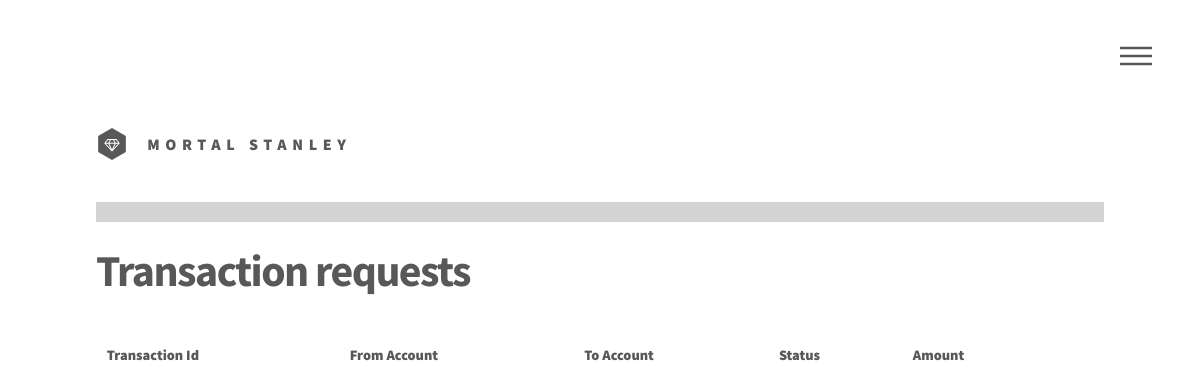
Before: /approve_transaction_employee/ (signed in) with the older database file.
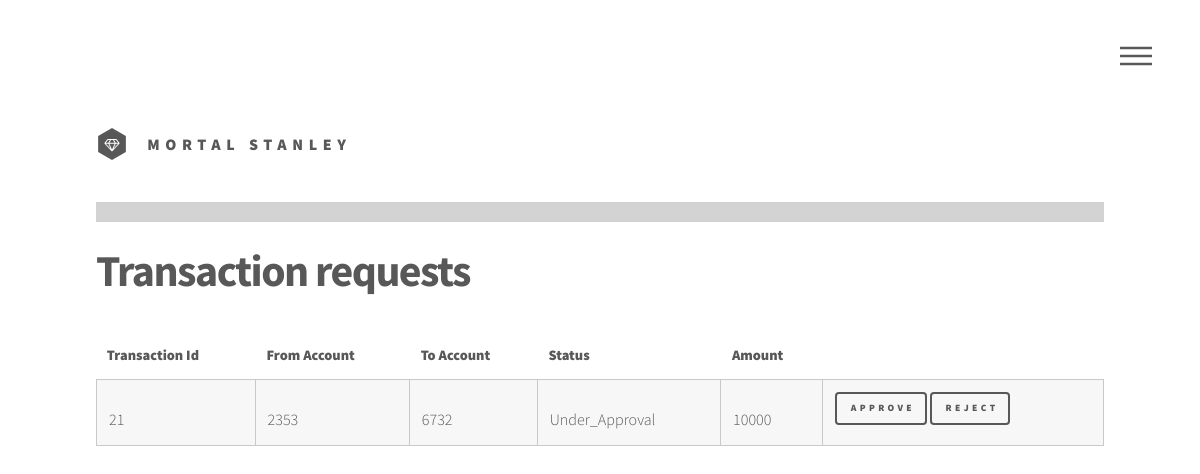
After: the same page with the newer database file.
### BankingSystem/models.py (models this page shows, shortened)
class Transactions(models.Model):
	TYPE_CREDIT = 0
	TYPE_DEBIT = 1
	TYPE_TRANSACTION = 2
	CRITICAL_LIMIT = 10000
	STATUS = (
		('C', "OTP_or_Payment_stage"),
		('A', "Under_Approval"),
		('P', "Processed"),
		('R', "Rejected"),
		('I', "Insufficient_Funds"),
		('E', "Error"),
	)
	employee = models.ForeignKey(Profile, null=True, blank=True, on_delete=SET_NULL)
	from_account = models.ForeignKey(Account, related_name="from_account", null=True, on_delete=SET_NULL, blank=True)
	to_account = models.ForeignKey(Account, related_name="to_account", null=True, on_delete=SET_NULL, blank=True)
	amount = models.IntegerField(default=0)
	status = models.CharField(max_length=1, choices=STATUS)
	is_cash = models.BooleanField()
	creation_time = models.DateTimeField(auto_now_add=True)
	last_changed_time = models.DateTimeField(auto_now=True)
	def __str__(self):
		from_account = "Cash" if not self.from_account else str(self.from_account.number)
		to_account = "Cash" if not self.to_account else str(self.to_account.number)
		return str(self.id) + " " + from_account + " " + to_account + "  " + str(
			self.amount) + " " + self.get_status_display()
	def __init__(self, *args, **kwargs):
		super(Transactions, self).__init__(*args, **kwargs)

### BankingSystem/employee_views.py (the view)
# urls.py: url(r'^approve_transaction_employee/', employee_views.approve_transaction_employee,
@login_required()
@permission_required('BankingSystem.employee_operations', raise_exception=True)
def approve_transaction_employee(request):
	fields = {
		'redirect_info': do_get(request.GET, 'info'),  # Like already logged in
		'redirect_success': do_get(request.GET, 'success'),  # Like login successful
		'redirect_error': do_get(request.GET, 'error'),  # Generic site error
		'username': request.user.username,
		'transactions': map(lambda x: str(x).split(), list(request.user.profile.transactions_set.all())),
		'has_perm_employee_operations': request.user.has_perm('BankingSystem.employee_operations'),
	}
	return render(request, 'approve_transaction_employee.html', fields)

### BankingSystem/utils.py (called while the page is built)
def do_get(request, param):
	if param in request:
		return request[param]
	return ""

### BankingSystem/templates/approve_transaction_employee.html (shortened to what this page needs)
{% extends "base.html" %}
{% block content %}
    <h1>Transaction requests</h1>
    <section>
        <div class="12u$">
            <div class="table-wrapper 12u$">
                <table class="alt">
                    <thead>
                    <tr>
                        <th>Transaction Id</th>
                        <th>From Account</th>
                        <th>To Account</th>
                        <th>Status</th>
                        <th>Amount</th>
                        <th></th>
                    </tr>
                    </thead>
                    <tbody>
                    {% for i in transactions%}
                        {% if i.4 == 'Under_Approval' %}
                            <tr>
                                <td>{{i.0}}</td>
                                <td>{{i.1}}</td>
                                <td>{{i.2}}</td>
                                <td>{{i.4}}</td>
                                <td>{{i.3}}</td>
                                <td><a href="{% url 'approve_transaction_id' i.0 %}" class="button small">Approve</a>
                                    <a href="{% url 'reject_transaction_id' i.0 %}" class="button small">Reject</a></td>
                            </tr>
                        {% endif %}
                    {% endfor %}
                    </tbody>
                </table>
            </div>
        </div>
    </section>
{% endblock %}

Changed rows visible on the page:
added Transactions: id "21", from_account "2353", to_account "6732", i "Under_Approval", amount "10000"
